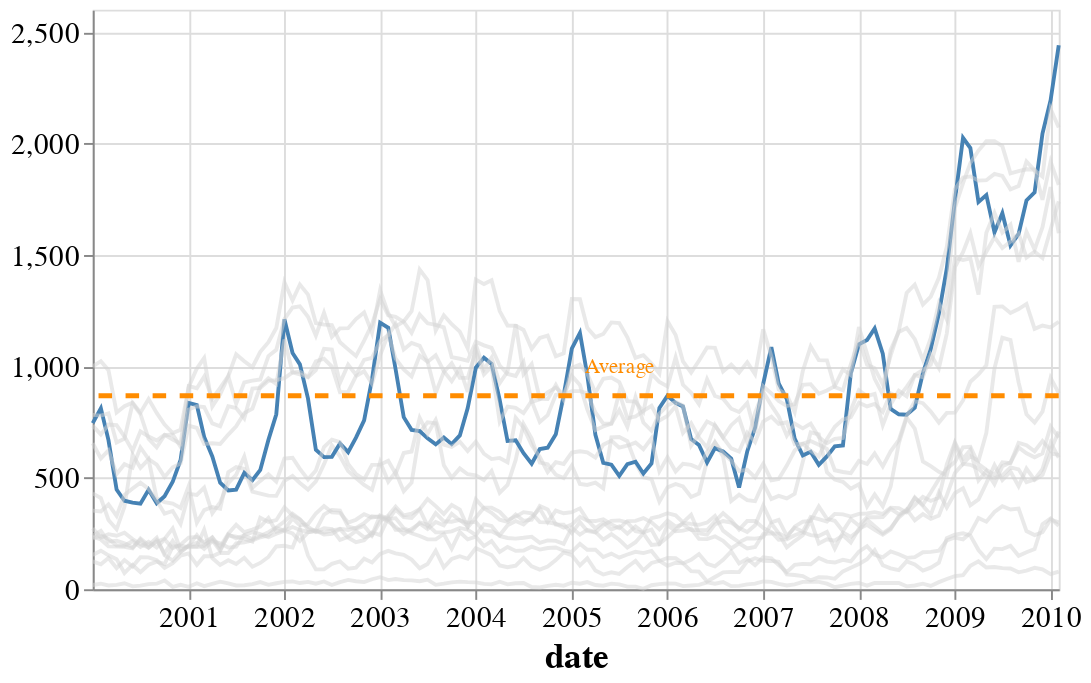

The code cell stored with this chart in its notebook:
### Markdown cell above
## ドラックした区間の平均を表示
2009年付近をドラックすると、その頃に失業者数が増加していたことがわかります。

### Code cell
date_brush = alt.selection(type="interval", encodings=["x"])

(
    line_chart.add_selection(series_selection).add_selection(date_brush)
    + avg_line.transform_filter(series_selection).transform_filter(date_brush)
    + text.transform_filter(series_selection).transform_filter(date_brush)
)

### Figure 1 — Vega-Lite specification as saved in the notebook (floating-point values rounded to 4 significant figures; data arrays with more than 128 entries replaced by an {"elided": "..."} marker saying what was removed)
{"config": {"axis": {"ticks": true, "grid": true, "labelFont": "Yu Gothic UI", "labelFontSize": 15, "labelAngle": 0, "titleFont": "Yu Gothic UI", "titleFontSize": 18}, "legend": {"labelFont": "Yu Gothic UI", "labelFontSize": 15, "labelAngle": 0, "titleFont": "Yu Gothic UI", "titleFontSize": 18, "titleAngle": 0}, "header": {"labelFont": "Yu Gothic UI", "labelFontSize": 20, "labelAngle": 0, "titleFont": "Yu Gothic UI", "titleFontSize": 25, "titleAngle": 0}, "mark": {"font": "Yu Gothic UI"}, "title": {"font": "Yu Gothic UI", "subtitleFont": "Yu Gothic UI"}, "view": {"width": 500, "height": 300}, "background": "white"}, "layer": [{"mark": "line", "encoding": {"color": {"condition": {"value": "steelblue", "selection": "_"}, "value": "lightgray"}, "detail": {"field": "series", "type": "nominal"}, "opacity": {"condition": {"value": 1, "selection": "_"}, "value": 0.5}, "x": {"field": "date", "type": "temporal"}, "y": {"field": "count", "type": "quantitative"}}, "selection": {"_": {"type": "single", "fields": ["series"], "bind": {"input": "select", "options": ["Agriculture", "Business services", "Construction", "Education and Health", "Finance", "Government", "Information", "Leisure and hospitality", "Manufacturing", "Mining and Extraction", "Other", "Self-employed", "Transportation and Utilities", "Wholesale and Retail Trade"]}, "init": {"series": "Construction"}}, "selector002": {"type": "interval", "encodings": ["x"]}}}, {"mark": {"type": "rule", "color": "darkorange", "size": 2.5}, "encoding": {"strokeDash": {"value": [7, 7]}, "y": {"aggregate": "mean", "axis": {"title": null}, "field": "count", "type": "quantitative"}}, "transform": [{"filter": {"selection": "_"}}, {"filter": {"selection": "selector002"}}]}, {"mark": {"type": "text", "align": "left", "color": "darkorange", "dx": 5, "dy": -15, "text": "Average"}, "encoding": {"y": {"aggregate": "mean", "field": "count", "type": "quantitative"}}, "transform": [{"filter": {"selection": "_"}}, {"filter": {"selection": "selector002"}}]}], "data": {"name": "data-c25bb961289d2202c0959d9fcb4178b9"}, "$schema": "https://vega.github.io/schema/vega-lite/v4.17.0.json", "datasets": {"data-c25bb961289d2202c0959d9fcb4178b9": {"elided": "1708 records"}}}
